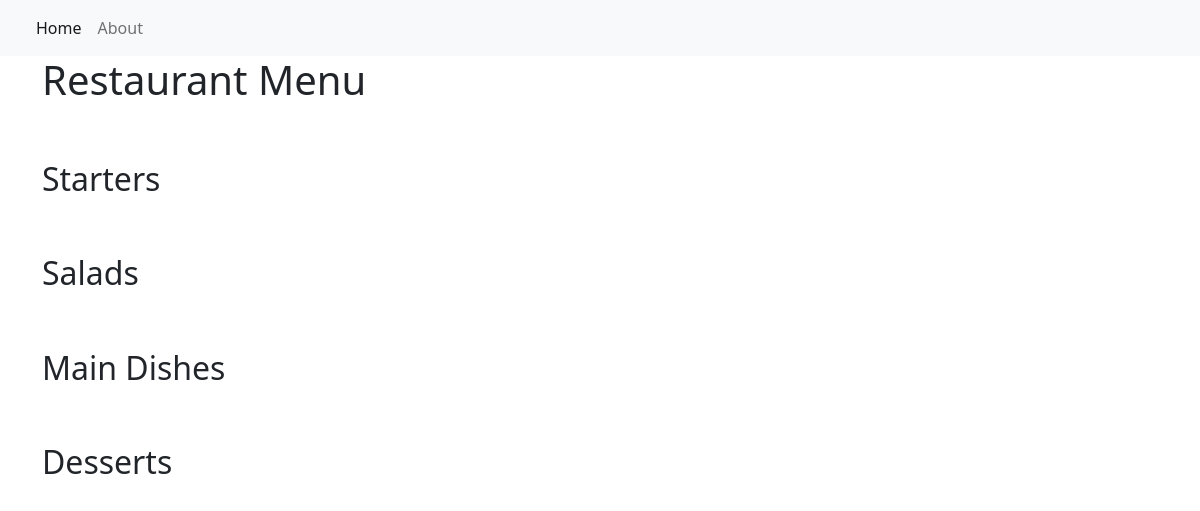
The app's page /, older data.
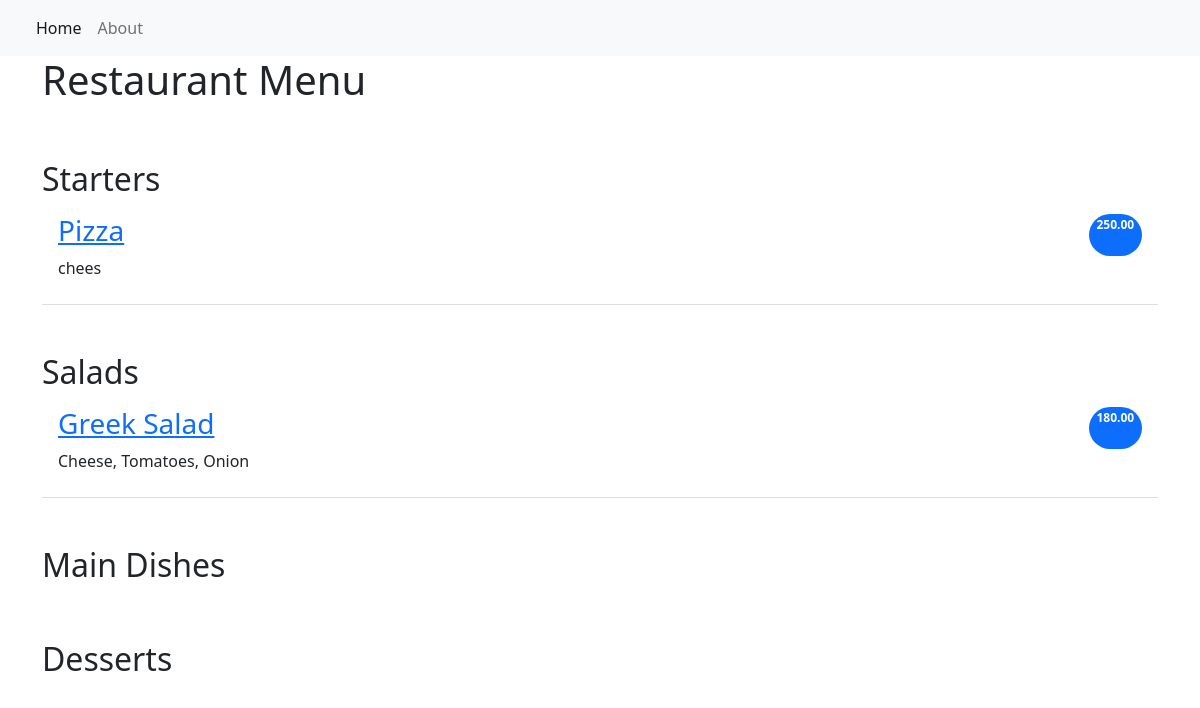
The same page, newer data.
### Restaurant_Menu/models.py (models this page shows, shortened)
class Item(models.Model):
    meal = models.CharField(max_length=1000, unique=True)
    description = models.CharField(max_length=2000)
    price = models.DecimalField(max_digits=10, decimal_places=2)
    meal_type = models.CharField(max_length=200, choices=MEAL_TYPE)
    author = models.ForeignKey(User, on_delete=models.PROTECT)
    status = models.IntegerField(choices=STATUS, default=1)
    date_created = models.DateTimeField(auto_now_add=True)
    date_updated = models.DateTimeField(auto_now=True)

### Restaurant_Menu/views.py (the view)
# urls.py: path('',views.MenuList.as_view(), name='home'),
class MenuList(generic.ListView):
    queryset = Item.objects.order_by("-date_created")
    template_name = "index.html"
    def get_context_data(self, **kwargs):
        context = super().get_context_data(**kwargs)
        context["meals"] = MEAL_TYPE
        return context

### Restaurant_Menu/templates/index.html
{% extends 'base.html' %}
{% block content %}
<div class="container">
    <h1>Restaurant Menu</h1>
    <ul class="list-group list-group-flush">
        {% for meal in meals %}
            <h2 class="pt-5">{{ meal.1 }}</h2>
                {% for row in item_list %}
                    {% if row.meal_type == meal.0 %}
                        {% if row.status == 0 %}
                        <li class="list-group-item d-flex justify-content-between align-item-center border-0 pb-0">
                            <a href="{% url 'menu_item' row.pk %}"><h3><del>{{ row.meal }}</del></h3></a>
                            <span class="badge bg-primary rounded-pill">{{ row.price}}</span>
                        </li>
                        <li class="list-group-item pt-0">
                            <p>{{row.description }}</p>
                        </li>
                        {% else %}
                        <li class="list-group-item d-flex justify-content-between align-item-center border-0 pb-0">
                            <a href="{% url 'menu_item' row.pk %}"><h3>{{ row.meal }}</h3></a>
                            <span class="badge bg-primary rounded-pill">{{ row.price}}</span>
                        </li>
                        <li class="list-group-item pt-0">
                            <p>{{row.description }}</p>
                        </li>
                        {% endif %}
                    {% endif %}
                {% endfor %}
        {% endfor %}
    </ul>
</div>
{% endblock content %}

Row changes from the older to the newer data that the page shows:
added Item: meal "Pizza", price "250.00", description "chees", shown under "Starters"
added Item: meal "Greek Salad", price "180.00", description "Cheese, Tomatoes, Onion", shown under "Salads"
